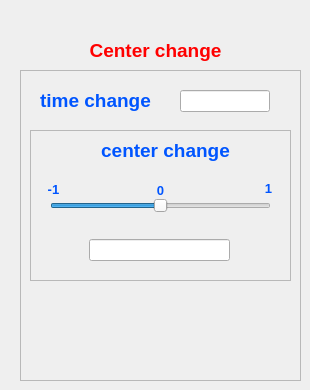
       <widget class="QWidget" name="tab_4">
        <attribute name="title">
         <string>control</string>
        </attribute>
        <widget class="QLabel" name="label_31">
         <property name="geometry">
          <rect>
           <x>50</x>
           <y>30</y>
           <width>211</width>
           <height>41</height>
          </rect>
         </property>
         <property name="font">
          <font>
           <family>Ubuntu</family>
           <pointsize>24</pointsize>
           <weight>50</weight>
           <bold>false</bold>
          </font>
         </property>
         <property name="frameShape">
          <enum>QFrame::NoFrame</enum>
         </property>
         <property name="text">
          <string>&lt;!DOCTYPE HTML PUBLIC &quot;-//W3C//DTD HTML 4.0//EN&quot; &quot;http://www.w3.org/TR/REC-html40/strict.dtd&quot;&gt;
&lt;html&gt;&lt;head&gt;&lt;meta name=&quot;qrichtext&quot; content=&quot;1&quot; /&gt;&lt;style type=&quot;text/css&quot;&gt;
p, li { white-space: pre-wrap; }
&lt;/style&gt;&lt;/head&gt;&lt;body style=&quot; font-family:'Ubuntu'; font-size:24pt; font-weight:400; font-style:normal;&quot;&gt;
&lt;p align=&quot;center&quot; style=&quot; margin-top:12px; margin-bottom:12px; margin-left:0px; margin-right:0px; -qt-block-indent:0; text-indent:0px;&quot;&gt;&lt;span style=&quot; font-size:14pt; font-weight:600; color:#ff0000;&quot;&gt;Center change&lt;/span&gt;&lt;/p&gt;&lt;/body&gt;&lt;/html&gt;</string>
         </property>
         <property name="textFormat">
          <enum>Qt::AutoText</enum>
         </property>
         <property name="margin">
          <number>0</number>
         </property>
        </widget>
        <widget class="QFrame" name="frame_4">
         <property name="geometry">
          <rect>
           <x>20</x>
           <y>70</y>
           <width>281</width>
           <height>311</height>
          </rect>
         </property>
         <property name="frameShape">
          <enum>QFrame::StyledPanel</enum>
         </property>
         <property name="frameShadow">
          <enum>QFrame::Raised</enum>
         </property>
         <widget class="QLineEdit" name="time_change">
          <property name="geometry">
           <rect>
            <x>160</x>
            <y>20</y>
            <width>90</width>
            <height>22</height>
           </rect>
          </property>
         </widget>
         <widget class="QLabel" name="label_32">
          <property name="geometry">
           <rect>
            <x>0</x>
            <y>10</y>
            <width>151</width>
            <height>41</height>
           </rect>
          </property>
          <property name="font">
           <font>
            <family>Ubuntu</family>
            <pointsize>24</pointsize>
            <weight>50</weight>
            <bold>false</bold>
           </font>
          </property>
          <property name="frameShape">
           <enum>QFrame::NoFrame</enum>
          </property>
          <property name="text">
           <string>&lt;!DOCTYPE HTML PUBLIC &quot;-//W3C//DTD HTML 4.0//EN&quot; &quot;http://www.w3.org/TR/REC-html40/strict.dtd&quot;&gt;
&lt;html&gt;&lt;head&gt;&lt;meta name=&quot;qrichtext&quot; content=&quot;1&quot; /&gt;&lt;style type=&quot;text/css&quot;&gt;
p, li { white-space: pre-wrap; }
&lt;/style&gt;&lt;/head&gt;&lt;body style=&quot; font-family:'Ubuntu'; font-size:24pt; font-weight:400; font-style:normal;&quot;&gt;
&lt;p align=&quot;center&quot; style=&quot; margin-top:12px; margin-bottom:12px; margin-left:0px; margin-right:0px; -qt-block-indent:0; text-indent:0px;&quot;&gt;&lt;span style=&quot; font-size:14pt; font-weight:600; color:#0055ff;&quot;&gt;time change&lt;/span&gt;&lt;/p&gt;&lt;/body&gt;&lt;/html&gt;</string>
          </property>
          <property name="textFormat">
           <enum>Qt::AutoText</enum>
          </property>
          <property name="margin">
           <number>0</number>
          </property>
         </widget>
         <widget class="QFrame" name="frame_11">
          <property name="geometry">
           <rect>
            <x>10</x>
            <y>60</y>
            <width>261</width>
            <height>151</height>
           </rect>
          </property>
          <property name="frameShape">
           <enum>QFrame::StyledPanel</enum>
          </property>
          <property name="frameShadow">
           <enum>QFrame::Raised</enum>
          </property>
          <widget class="QLabel" name="label_33">
           <property name="geometry">
            <rect>
             <x>60</x>
             <y>0</y>
             <width>151</width>
             <height>41</height>
            </rect>
           </property>
           <property name="font">
            <font>
             <family>Ubuntu</family>
             <pointsize>24</pointsize>
             <weight>50</weight>
             <bold>false</bold>
            </font>
           </property>
           <property name="frameShape">
            <enum>QFrame::NoFrame</enum>
           </property>
           <property name="text">
            <string>&lt;!DOCTYPE HTML PUBLIC &quot;-//W3C//DTD HTML 4.0//EN&quot; &quot;http://www.w3.org/TR/REC-html40/strict.dtd&quot;&gt;
&lt;html&gt;&lt;head&gt;&lt;meta name=&quot;qrichtext&quot; content=&quot;1&quot; /&gt;&lt;style type=&quot;text/css&quot;&gt;
p, li { white-space: pre-wrap; }
&lt;/style&gt;&lt;/head&gt;&lt;body style=&quot; font-family:'Ubuntu'; font-size:24pt; font-weight:400; font-style:normal;&quot;&gt;
&lt;p align=&quot;center&quot; style=&quot; margin-top:12px; margin-bottom:12px; margin-left:0px; margin-right:0px; -qt-block-indent:0; text-indent:0px;&quot;&gt;&lt;span style=&quot; font-size:14pt; font-weight:600; color:#0055ff;&quot;&gt;center change&lt;/span&gt;&lt;/p&gt;&lt;/body&gt;&lt;/html&gt;</string>
           </property>
           <property name="textFormat">
            <enum>Qt::AutoText</enum>
           </property>
           <property name="margin">
            <number>0</number>
           </property>
          </widget>
          <widget class="QSlider" name="slider_center_change">
           <property name="geometry">
            <rect>
             <x>20</x>
             <y>55</y>
             <width>221</width>
             <height>41</height>
            </rect>
           </property>
           <property name="minimum">
            <number>-100</number>
           </property>
           <property name="maximum">
            <number>100</number>
           </property>
           <property name="value">
            <number>0</number>
           </property>
           <property name="sliderPosition">
            <number>0</number>
           </property>
           <property name="orientation">
            <enum>Qt::Horizontal</enum>
           </property>
          </widget>
          <widget class="QLabel" name="label_36">
           <property name="geometry">
            <rect>
             <x>3</x>
             <y>49</y>
             <width>41</width>
             <height>21</height>
            </rect>
           </property>
           <property name="font">
            <font>
             <family>Ubuntu</family>
             <pointsize>24</pointsize>
             <weight>50</weight>
             <bold>false</bold>
            </font>
           </property>
           <property name="frameShape">
            <enum>QFrame::NoFrame</enum>
           </property>
           <property name="text">
            <string>&lt;!DOCTYPE HTML PUBLIC &quot;-//W3C//DTD HTML 4.0//EN&quot; &quot;http://www.w3.org/TR/REC-html40/strict.dtd&quot;&gt;
&lt;html&gt;&lt;head&gt;&lt;meta name=&quot;qrichtext&quot; content=&quot;1&quot; /&gt;&lt;style type=&quot;text/css&quot;&gt;
p, li { white-space: pre-wrap; }
&lt;/style&gt;&lt;/head&gt;&lt;body style=&quot; font-family:'Ubuntu'; font-size:24pt; font-weight:400; font-style:normal;&quot;&gt;
&lt;p align=&quot;center&quot; style=&quot; margin-top:12px; margin-bottom:12px; margin-left:0px; margin-right:0px; -qt-block-indent:0; text-indent:0px;&quot;&gt;&lt;span style=&quot; font-size:10pt; font-weight:600; color:#0055ff;&quot;&gt;-1&lt;/span&gt;&lt;/p&gt;&lt;/body&gt;&lt;/html&gt;</string>
           </property>
           <property name="textFormat">
            <enum>Qt::AutoText</enum>
           </property>
           <property name="margin">
            <number>0</number>
           </property>
          </widget>
          <widget class="QLabel" name="label_47">
           <property name="geometry">
            <rect>
             <x>110</x>
             <y>50</y>
             <width>41</width>
             <height>21</height>
            </rect>
           </property>
           <property name="font">
            <font>
             <family>Ubuntu</family>
             <pointsize>24</pointsize>
             <weight>50</weight>
             <bold>false</bold>
            </font>
           </property>
           <property name="frameShape">
            <enum>QFrame::NoFrame</enum>
           </property>
           <property name="text">
            <string>&lt;!DOCTYPE HTML PUBLIC &quot;-//W3C//DTD HTML 4.0//EN&quot; &quot;http://www.w3.org/TR/REC-html40/strict.dtd&quot;&gt;
&lt;html&gt;&lt;head&gt;&lt;meta name=&quot;qrichtext&quot; content=&quot;1&quot; /&gt;&lt;style type=&quot;text/css&quot;&gt;
p, li { white-space: pre-wrap; }
&lt;/style&gt;&lt;/head&gt;&lt;body style=&quot; font-family:'Ubuntu'; font-size:24pt; font-weight:400; font-style:normal;&quot;&gt;
&lt;p align=&quot;center&quot; style=&quot; margin-top:12px; margin-bottom:12px; margin-left:0px; margin-right:0px; -qt-block-indent:0; text-indent:0px;&quot;&gt;&lt;span style=&quot; font-size:10pt; font-weight:600; color:#0055ff;&quot;&gt;0&lt;/span&gt;&lt;/p&gt;&lt;/body&gt;&lt;/html&gt;</string>
           </property>
           <property name="textFormat">
            <enum>Qt::AutoText</enum>
           </property>
           <property name="margin">
            <number>0</number>
           </property>
          </widget>
          <widget class="QLabel" name="label_34">
           <property name="geometry">
            <rect>
             <x>218</x>
             <y>48</y>
             <width>41</width>
             <height>21</height>
            </rect>
           </property>
           <property name="font">
            <font>
             <family>Ubuntu</family>
             <pointsize>24</pointsize>
             <weight>50</weight>
             <bold>false</bold>
            </font>
           </property>
           <property name="frameShape">
            <enum>QFrame::NoFrame</enum>
           </property>
           <property name="text">
            <string>&lt;!DOCTYPE HTML PUBLIC &quot;-//W3C//DTD HTML 4.0//EN&quot; &quot;http://www.w3.org/TR/REC-html40/strict.dtd&quot;&gt;
&lt;html&gt;&lt;head&gt;&lt;meta name=&quot;qrichtext&quot; content=&quot;1&quot; /&gt;&lt;style type=&quot;text/css&quot;&gt;
p, li { white-space: pre-wrap; }
&lt;/style&gt;&lt;/head&gt;&lt;body style=&quot; font-family:'Ubuntu'; font-size:24pt; font-weight:400; font-style:normal;&quot;&gt;
&lt;p align=&quot;center&quot; style=&quot; margin-top:12px; margin-bottom:12px; margin-left:0px; margin-right:0px; -qt-block-indent:0; text-indent:0px;&quot;&gt;&lt;span style=&quot; font-size:10pt; font-weight:600; color:#0055ff;&quot;&gt;1&lt;/span&gt;&lt;/p&gt;&lt;/body&gt;&lt;/html&gt;</string>
           </property>
           <property name="textFormat">
            <enum>Qt::AutoText</enum>
           </property>
           <property name="margin">
            <number>0</number>
           </property>
          </widget>
          <widget class="QLineEdit" name="slider_center_change_value">
           <property name="geometry">
            <rect>
             <x>59</x>
             <y>109</y>
             <width>141</width>
             <height>22</height>
            </rect>
           </property>
          </widget>
         </widget>
        </widget>
       </widget>
